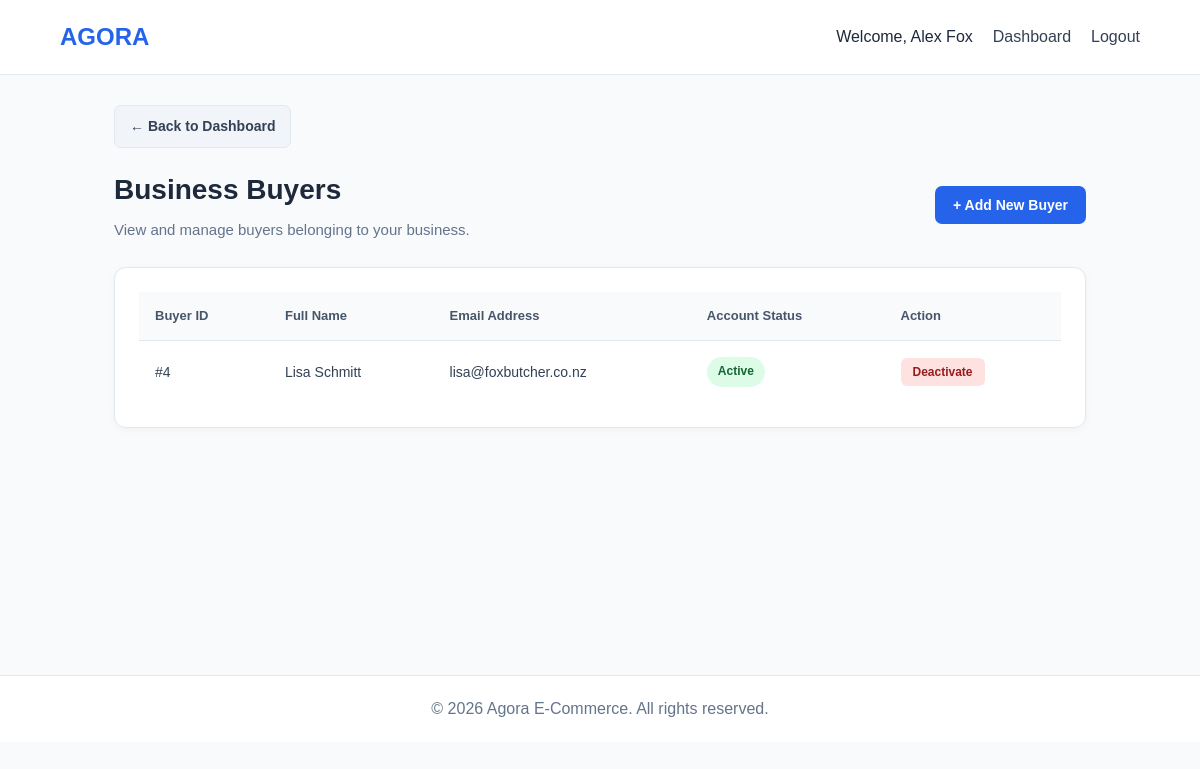
The app's page /index.php?page=manage-buyers (signed in) with its own data.
### tables this page shows
CREATE TABLE users (
    user_id INT AUTO_INCREMENT PRIMARY KEY,
    business_id INT NULL,
    full_name VARCHAR(100) NOT NULL,
    email VARCHAR(150) NOT NULL UNIQUE,
    password VARCHAR(255) NOT NULL,
    role ENUM(
        'agora_admin',
        'business_admin',
        'seller',
        'buyer'
    ) NOT NULL,
    is_active TINYINT(1) NOT NULL DEFAULT 1,

    FOREIGN KEY (business_id)
        REFERENCES businesses(business_id)
);

### controllers/businessController.php (called while the page is built, shortened)
<?php
require_once __DIR__ . "/../models/User.php";
class BusinessController
{
    private $userModel;
    public function __construct($conn)
    {
        $this->userModel = new User($conn);
    }
    public function manageBuyers($success = "", $error = "")
    {
        $businessId = $_SESSION["business_id"];
        $buyers = $this->userModel->getBuyersByBusiness($businessId);
        require __DIR__ . "/../views/business/buyers.php";
    }
}
?>

### models/user.php (called while the page is built, shortened)
<?php
class User
{
    private $conn;
    public function __construct($conn)
    {
        $this->conn = $conn;
    }
    public function getBuyersByBusiness($businessId)
    {
        $sql = "SELECT user_id, full_name, email, is_active
                FROM users
                WHERE business_id = ?
                AND role = 'buyer'
                ORDER BY user_id DESC";
        $stmt = $this->conn->prepare($sql);
        $stmt->execute([$businessId]);
        return $stmt->fetchAll(PDO::FETCH_ASSOC);
    }
}
?>

### views/business/buyers.php (the view, shortened to what this page needs)
<?php
require __DIR__ . "/../layouts/header.php";
?>
<link rel="stylesheet" href="css/business/buyers.css">
<div class="buyer-back-container">
    <a href="index.php?page=business-dashboard" class="back-button">
        &larr; Back to Dashboard
    </a>
</div>
<section class="dashboard">
    <div class="buyer-page-heading">
        <div>
            <h1>Business Buyers</h1>
            <p>View and manage buyers belonging to your business.</p>
        </div>
        <button
            type="button"
            class="add-buyer-button"
            onclick="document.getElementById('addBuyerModal').showModal()"
        >
            + Add New Buyer
        </button>
    </div>
    <div class="buyer-table-card">
        <?php if (!empty($buyers)): ?>
            <div class="table-container">
                <table>
                    <thead>
                        <tr>
                            <th>Buyer ID</th>
                            <th>Full Name</th>
                            <th>Email Address</th>
                            <th>Account Status</th>
                            <th>Action</th>
                        </tr>
                    </thead>
                    <tbody>
                        <?php foreach ($buyers as $buyer): ?>
                            <tr>
                                <td>
                                    #<?= htmlspecialchars($buyer["user_id"]) ?>
                                </td>
                                <td>
                                    <?= htmlspecialchars($buyer["full_name"]) ?>
                                </td>
                                <td>
                                    <?= htmlspecialchars($buyer["email"]) ?>
                                </td>
                                <td>
                                    <?php if ($buyer["is_active"] == 1): ?>
                                        <span class="status-badge status-active">
                                            Active
                                        </span>
                                    <?php else: ?>
                                        <span class="status-badge status-inactive">
                                            Inactive
                                        </span>
                                    <?php endif; ?>
                                </td>
                                <td>
                                    <form
                                        action="index.php?page=buyer-status"
                                        method="POST"
                                    >
                                        <?php if ($buyer["is_active"] == 1): ?>
                                            <button
                                                type="submit"
                                                class="deactivate-button"
                                            >
                                                Deactivate
                                            </button>
                                        <?php endif; ?>
                                    </form>
                                </td>
                            </tr>
                        <?php endforeach; ?>
                    </tbody>
                </table>
            </div>
        <?php endif; ?>
    </div>
</section>
<?php require __DIR__ . "/../layouts/footer.php"; ?>

### public/css/style.css (style rules this page uses)
* { margin: 0; padding: 0; box-sizing: border-box; }
body { font-family: Arial, sans-serif; background: #f8fafc; color: #1e293b; line-height: 1.6; }
button { background: #2563eb; color: white; padding: 11px 18px; border: none; border-radius: 7px; cursor: pointer; }

### public/css/business/buyers.css (style rules this page uses)
.dashboard { width: 90%; max-width: 1200px; margin: 0 auto; }
.buyer-back-container { width: 90%; max-width: 1200px; margin: 0 auto 20px auto; }
.back-button { display: inline-block; padding: 9px 15px; background: #f1f5f9; color: #334155; border: 1px solid #e2e8f0; border-radius: 7px; font-size: 14px; font-weight: 600; text-decoration: none; transition: background 0.2s ease; }
.buyer-page-heading { display: flex; justify-content: space-between; align-items: center; gap: 20px; margin-bottom: 25px; }
.buyer-page-heading h1 { font-size: 28px; color: #1e293b; margin-bottom: 5px; }
.buyer-page-heading p { color: #64748b; font-size: 15px; }
.add-buyer-button { padding: 11px 18px; background: #2563eb; color: #ffffff; border: none; border-radius: 7px; font-size: 14px; font-weight: 600; cursor: pointer; transition: background 0.2s ease; white-space: nowrap; }
.buyer-table-card { width: 100%; background: #ffffff; border: 1px solid #e2e8f0; border-radius: 12px; padding: 24px; box-shadow: 0 2px 8px rgba(0, 0, 0, 0.04); }
.table-container { width: 100%; overflow-x: auto; }
.buyer-table-card table { width: 100%; border-collapse: collapse; text-align: left; }
.buyer-table-card thead { background: #f8fafc; }
.buyer-table-card th { padding: 14px 16px; color: #475569; font-size: 13px; font-weight: 700; border-bottom: 1px solid #e2e8f0; white-space: nowrap; }
.buyer-table-card td { padding: 16px; color: #334155; font-size: 14px; border-bottom: 1px solid #e2e8f0; }
.buyer-table-card tbody tr:last-child td { border-bottom: none; }
.status-badge { display: inline-block; padding: 5px 11px; border-radius: 20px; font-size: 12px; font-weight: 600; }
.status-active { background: #dcfce7; color: #166534; }
.activate-button, .deactivate-button { padding: 7px 12px; border: none; border-radius: 6px; font-size: 12px; font-weight: 600; cursor: pointer; transition: background 0.2s ease; }
.deactivate-button { background: #fee2e2; color: #991b1b; }

### records on screen
users: user_id "4", full_name "Lisa Schmitt", email "lisa@foxbutcher.co.nz", is_active "Active"

### other values on screen
$_SESSION["full_name"] "Alex Fox"
